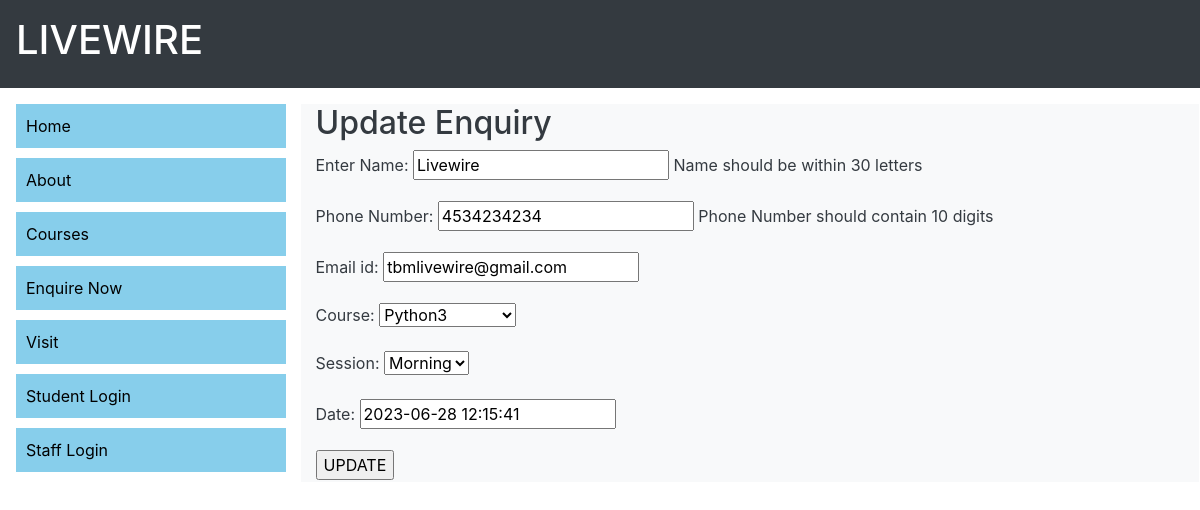
The app's page /profile/view/edit/7/ (signed in) with its own data.
### myapp/models.py (models this page shows)
class Enquiry(models.Model):
    name = models.CharField(max_length=30,verbose_name='Enter Name',help_text='Name should be within 30 letters')
    phone = models.IntegerField(verbose_name='Phone Number',help_text='Phone Number should contain 10 digits')
    email = models.EmailField(verbose_name='Email id')
    course = models.CharField(max_length=20,
                              choices=[('Python','Python3'),
                                       ('Java','Java 8'),
                                       ('Web Designing','Web Designing'),
                                       ('Django','Django'),
                                       ('Full Stack','Full Stack')])
    session = models.CharField(max_length=10,choices=[('Morning','Morning'),
                                                      ('Evening','Evening')],
                               default='Morning')
    date = models.DateTimeField(default=datetime.now())

### myapp/views.py (the view)
# urls.py: path('profile/view/edit/<id>/',editPage,name='editenq'),
@login_required()
def editPage(request, id):
    data = get_object_or_404(Enquiry, pk=id)
    form = EnquiryForm(request.POST or None, instance = data)
    if form.is_valid():
        form.save()
        return redirect('/profile/view')
    return render(request,'updateEnquiry.html',{'data':form})

### myapp/forms.py
class EnquiryForm(forms.ModelForm):
    class Meta:
        model = Enquiry
        fields = "__all__"

### templates/updateEnquiry.html (shortened to what this page needs)
{%extends 'base.html'%}
{%block content%}
    <h2>Update Enquiry</h2>
    <form method="post">
        {{data.as_p}}
        <input type="submit" value="UPDATE">
    </form>
{%endblock%}

### records on screen
Enquiry: name "Livewire", phone "4534234234", email "tbmlivewire@gmail.com", course "Python3", session "Morning", date "2023-06-28 12:15:41"
